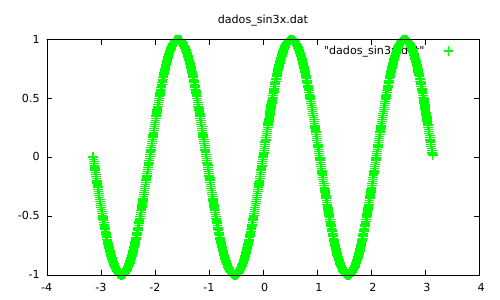

gnuplot code for this plot:
set terminal pdfcairo 
set output "series_fourier.pdf"

set title "dados_sin3x.dat"
plot "dados_sin3x.dat" lw 4 lt 20
reset

set title "coeficientes_sin3x.dat"
set xrange[-0.2:0.2]
set yrange[-0.2:0.2]
plot "coeficientes_sin3x.dat" lw 2 
reset

set title "dados_sin5x.dat"
plot "dados_sin5x.dat" lw 4 lt 3
reset

set title "coeficientes_sin5x.dat"
set xrange[-0.2:0.2]
set yrange[-0.2:0.2]
plot "coeficientes_sin5x.dat" lw 4 lt 4
reset

set title "dados_soma1.dat"
plot "dados_soma1.dat" lw 4 lt 5
reset

set title "coeficientes_soma1.dat"
set xrange[-0.2:0.2]
set yrange[-0.2:0.2]
plot "coeficientes_soma1.dat" lw 4 lt 17
reset

set title "dados_produto.dat"
plot "dados_produto.dat" lw 4 lt 7
reset

set title "coeficientes_produto.dat"
set xrange[-0.2:0.2]
set yrange[-0.2:0.2]
plot "coeficientes_produto.dat" lw 4 lt 8
reset

set title "dados_aleatorios.dat"
plot "dados_aleatorios.dat" lw 4 lt 9
reset

set title "coeficientes_produto.dat"
set xrange[-0.2:0.2]
set yrange[-0.2:0.2]
plot "coeficientes_aleatorios.dat" lw 4 lt 10
reset


set title "dados_sin5xnx.dat"
plot "dados_sin5xnx.dat" lw 4 lt 11
reset

set title "coeficientes_sin5xnx.dat.dat"
set xrange[-0.2:0.2]
set yrange[-0.2:0.2]
plot "coeficientes_sin5xnx.dat" lw 4 lt 12
reset

set title "dados_sin5xnx.dat.dat"
plot "dados_sin5xnx.dat" lw 4 lt 13
reset

set title "coeficientes_soma2.dat"
set xrange[-0.2:0.2]
set yrange[-0.2:0.2]
plot "coeficientes_soma2.dat" lw 4 lt 23
reset

set title "dados_piano.dat"
plot "dados_piano.dat" lw 4 lt 2
reset

set title "coeficientes_piano.dat"
set xrange[-0.2:0.2]
set yrange[-0.2:0.2]
plot "coeficientes_piano.dat" lw 4 lt 21
reset

set output
